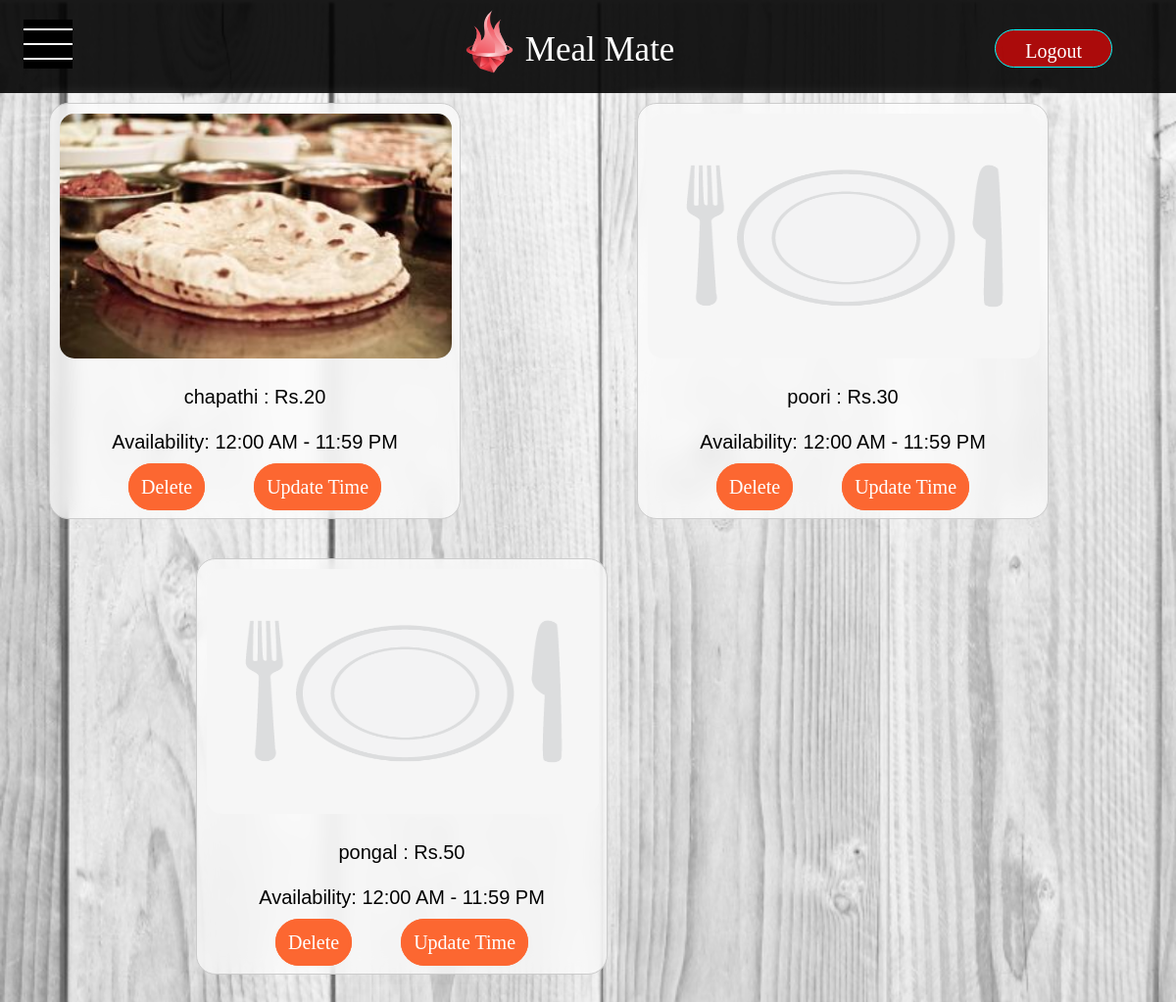
The app's page /viewMenu (signed in) with its own data.
### app.py (models this page shows, shortened)
class menu(db.Model):
    __tablename__ = "menu"
    id = db.Column(db.Integer,primary_key=True)
    name = db.Column(db.Text)
    price = db.Column(db.Integer)
    image = db.Column(db.Text, default='default.png')
    from_time = db.Column(db.Text)
    to_time = db.Column(db.Text)
    abs_from_time = db.Column(db.Time)
    abs_to_time = db.Column(db.Time)

### app.py (the view)
@app.route('/viewMenu')
@login_required
def viewMenu():
    if current_user.is_authenticated and current_user.role == 'employee':
        compMenu = menu.query.all()
        op=0
        return render_template('viewMenu.html', compMenu=compMenu,op=op)
    else:
        return render_template('emp_only.html')

### app.py (called while the page is built)
@login_manager.user_loader
def load_user(id):
    return signup.query.get(id)

### templates/viewMenu.html (shortened to what this page needs)
{% extends 'base.html' %}
{% block header1 %}
<link rel="stylesheet" href="../static/student.css">
{% endblock %}
{% block content %}
<body class="view_menu">
    {% for food in compMenu %}
    <div class="food_item">
        <div id="{{ food.id }}" class="view_list">
            <img src="static/food_pics/{{food.image}}" width="400" height="250"/>
            <br>
            <p>{{food.name}} : Rs.{{food.price}}</p> <br>
            <p>Availability: {{food.from_time}} - {{food.to_time}}</p>
            <br />
            <a href="/deleteMenu/{{food.id}}">Delete</a> &nbsp;&nbsp;&nbsp;&nbsp;
            <a href="/updateTime/{{food.id}}">Update Time</a>
        </div>
    </div>
    <br /><br />
    {% endfor %}
</body>
{% endblock %}

### templates/base.html (shortened to what this page needs)
<!DOCTYPE html>
<html lang="en">
  <head>
    <link rel="stylesheet" href="static/main.css" />
  </head>
  <body>
    <nav class="navigation">
      <ul class="nav">
        <li class="menu_icon">
          <a href="" onclick="showSideBar(event)" class="show_button"
            ><img src="static\menu_icon.svg" alt="" class="show_button"
          /></a>
        </li>
        <li class="nav_img">
          <img src="static/logo.png" alt="" />
          <p>Meal Mate</p>
        </li>
        <li class="logOut">
          <a href="/logout">
            <p>Logout</p></a
          >
        </li>
      </ul>
    </nav>
    {% block content %} {% endblock %}
    {% block header1 %} {% endblock %}
  </body>
</html>

### static/main.css (style rules this page uses)
* { margin: 0px; padding: 0px; }
.navigation { width: 100%; height: 95px; background-color: rgba(0, 0, 0, 0.899); opacity: 1; transition: opacity 0.3s ease-in-out; }
.nav { display: flex; list-style: none; align-items: center; vertical-align: middle; justify-content: space-between; }
.menu_icon { padding-left: 2%; margin-bottom: 25px; }
.show_button { margin-bottom: 10%; max-height: 10px; max-width: 10px; }
.nav_img { height: 100px; width: 33%; padding-left: 33%; padding-right: 25%; margin-bottom: 18px; }
.nav_img img { min-width: 30px; min-height: 40px; max-width: 130px; max-height: 70px; display: inline; padding-top: 5px; }
.nav_img p { display: inline; font-size: 35px; vertical-align: 16px; color: white; }
.nav a img { min-width: 50px; min-height: 50px; padding-right: 0px; }
.logOut { margin-right: 65px; margin-bottom: 15px; }
.logOut a { clear: both; float: left; border: 1px solid aqua; border-radius: 30px; padding: 10px; margin-top: 30px; margin-bottom: 40px; padding-left: 30px; padding-right: 30px; background-color: rgba(198, 9, 9, 0.845); color: white; font-weight: 500; margin-left: 5px; font-size: 20px; text-decoration: none; height: 17px; }

### static/student.css (style rules this page uses)
* { margin: 0px; padding: 0px; }
.navigation { width: 100%; height: 95px; background-color: rgba(0, 0, 0, 0.899); opacity: 1; transition: opacity 0.3s ease-in-out; }
.nav { display: flex; list-style: none; align-items: center; vertical-align: middle; justify-content: space-between; }
.menu_icon { padding-left: 2%; margin-bottom: 25px; }
.show_button { margin-bottom: 10%; max-height: 10px; max-width: 10px; }
.nav_img { height: 100px; width: 33%; padding-left: 33%; padding-right: 25%; margin-bottom: 18px; }
.nav_img img { min-width: 30px; min-height: 40px; max-width: 130px; max-height: 70px; display: inline; padding-top: 5px; }
.nav_img p { display: inline; font-size: 35px; vertical-align: 16px; color: white; }
.nav a img { min-width: 50px; min-height: 50px; padding-right: 0px; }
.logOut { margin-right: 65px; margin-bottom: 15px; }
.logOut a { clear: both; float: left; border: 1px solid aqua; border-radius: 30px; padding: 10px; margin-top: 30px; margin-bottom: 40px; padding-left: 30px; padding-right: 30px; background-color: rgba(198, 9, 9, 0.845); color: white; font-weight: 500; margin-left: 5px; font-size: 20px; text-decoration: none; height: 17px; }
.view_menu { background-image: url("viewmenu_bg.jpg"); background-position: center; background-repeat: none; background-size: cover; display: flex; flex-wrap: wrap; justify-content:space-around; }
.food_item { display: flex; flex-wrap: wrap; margin-bottom: 20px; box-shadow: 0 0 10px rgba(255, 255, 255, 0.1); }
.view_list { width: 420px; margin: 10px; padding: 10px; padding-bottom: 20px; border: 1px solid #ccc; box-sizing: border-box; backdrop-filter: blur(10px); text-align: center; font-size: 20px; background-color: rgba(255, 255, 255, 0.7); border-radius: 20px; }
.view_list p { font-family: Arial, sans-serif; color: #000000; text-shadow: 1px 1px 2px rgba(255, 255, 255, 0.5); }
.view_list a { color: #033980; text-decoration: none; transition: color 0.1s ease; }
.view_list img { display: block; margin-bottom: 5px; border-radius: 15px; }
.view_list a { clear: both; border: 1px solid aqua; border-radius: 30px; padding: 10px; border: 3px solid rgb(252, 103, 49); color: white; background-color: rgb(252, 103, 49); font-weight: 500; font-size: 20px; text-decoration: none; transition: 5ms all ease-in-out; }
.food_item a + a { margin-left: 20px; }

### records on screen
menu: image (picture), name "chapathi", price "20", from_time "12:00 AM", to_time "11:59 PM"
menu: image (placeholder picture), name "poori", price "30", from_time "12:00 AM", to_time "11:59 PM"
menu: image (placeholder picture), name "pongal", price "50", from_time "12:00 AM", to_time "11:59 PM"
